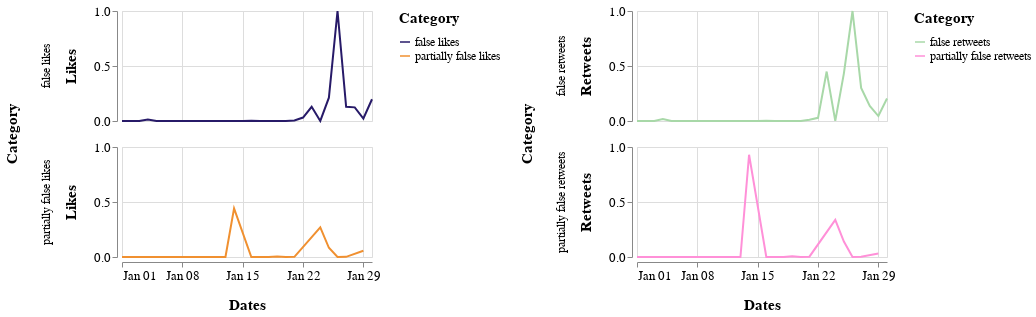

The code cell stored with this chart in its notebook:
### Markdown cell above
## January 2020

### Code cell
alt.hconcat(c1_jan, c2_jan).resolve_scale(color='independent').configure_axis(
    labelFontSize=13,
    titleFontSize=15,
    titlePadding=15
).configure_legend(
    titleFontSize=15,
    titlePadding= 10,
    labelFontSize=12
).configure_header(
    titleFontSize=15,
    labelFontSize=12
)

### Figure 1 — Vega-Lite specification as saved in the notebook (floating-point values rounded to 4 significant figures)
{"config": {"view": {"continuousWidth": 400, "continuousHeight": 300}, "axis": {"labelFontSize": 13, "titleFontSize": 15, "titlePadding": 15}, "header": {"labelFontSize": 12, "titleFontSize": 15}, "legend": {"labelFontSize": 12, "titleFontSize": 15, "titlePadding": 10}}, "hconcat": [{"data": {"name": "data-ba2da887cf692bb97179da50085b463d"}, "mark": "line", "encoding": {"color": {"type": "nominal", "field": "Category", "scale": {"range": ["#271a68", "#F09030"]}}, "row": {"type": "nominal", "field": "Category"}, "x": {"type": "temporal", "field": "Dates", "timeUnit": "monthdate", "title": "Dates"}, "y": {"type": "quantitative", "field": "Likes"}}, "height": 110, "width": 250}, {"data": {"name": "data-cebf29455b794b7301603dabf0bbed37"}, "mark": "line", "encoding": {"color": {"type": "nominal", "field": "Category", "scale": {"range": ["#A8D8A8", "#FF90D8"]}}, "row": {"type": "nominal", "field": "Category"}, "x": {"type": "temporal", "field": "Dates", "timeUnit": "monthdate", "title": "Dates"}, "y": {"type": "quantitative", "field": "Retweets"}}, "height": 110, "width": 250}], "resolve": {"scale": {"color": "independent"}}, "$schema": "https://vega.github.io/schema/vega-lite/v4.8.1.json", "datasets": {"data-ba2da887cf692bb97179da50085b463d": [{"Dates": "2020-01-16T00:00:00", "Likes": 0.0002456, "Category": "partially false likes"}, {"Dates": "2020-01-27T00:00:00", "Likes": 0.1297, "Category": "false likes"}, {"Dates": "2020-01-16T00:00:00", "Likes": 0.001326, "Category": "false likes"}, {"Dates": "2020-01-14T00:00:00", "Likes": 0.4421, "Category": "partially false likes"}, {"Dates": "2020-01-19T00:00:00", "Likes": 0.004061, "Category": "partially false likes"}, {"Dates": "2020-01-21T00:00:00", "Likes": 0.001294, "Category": "partially false likes"}, {"Dates": "2020-01-29T00:00:00", "Likes": 0.0227, "Category": "false likes"}, {"Dates": "2020-01-19T00:00:00", "Likes": 0.0004258, "Category": "false likes"}, {"Dates": "2020-01-22T00:00:00", "Likes": 0.03155, "Category": "false likes"}, {"Dates": "2020-01-21T00:00:00", "Likes": 0.005093, "Category": "false likes"}, {"Dates": "2020-01-26T00:00:00", "Likes": 1.0, "Category": "false likes"}, {"Dates": "2020-01-30T00:00:00", "Likes": 0.1977, "Category": "false likes"}, {"Dates": "2020-01-04T00:00:00", "Likes": 0.01302, "Category": "false likes"}, {"Dates": "2020-01-23T00:00:00", "Likes": 0.1289, "Category": "false likes"}, {"Dates": "2020-01-24T00:00:00", "Likes": 0.0006059, "Category": "false likes"}, {"Dates": "2020-01-24T00:00:00", "Likes": 0.2697, "Category": "partially false likes"}, {"Dates": "2020-01-25T00:00:00", "Likes": 0.212, "Category": "false likes"}, {"Dates": "2020-01-25T00:00:00", "Likes": 0.08363, "Category": "partially false likes"}, {"Dates": "2020-01-26T00:00:00", "Likes": 0.0004913, "Category": "partially false likes"}, {"Dates": "2020-01-27T00:00:00", "Likes": 0.001359, "Category": "partially false likes"}, {"Dates": "2020-01-28T00:00:00", "Likes": 0.1239, "Category": "false likes"}, {"Dates": "2020-01-29T00:00:00", "Likes": 0.05659, "Category": "partially false likes"}, {"Dates": "2020-01-15T00:00:00", "Likes": 0.0003603, "Category": "false likes"}, {"Dates": "2020-01-01T00:00:00", "Likes": 0.0, "Category": "false likes"}, {"Dates": "2020-01-01T00:00:00", "Likes": 0.0, "Category": "partially false likes"}, {"Dates": "2020-01-02T00:00:00", "Likes": 0.0, "Category": "false likes"}, {"Dates": "2020-01-02T00:00:00", "Likes": 0.0, "Category": "partially false likes"}, {"Dates": "2020-01-03T00:00:00", "Likes": 0.0, "Category": "false likes"}, {"Dates": "2020-01-03T00:00:00", "Likes": 0.0, "Category": "partially false likes"}, {"Dates": "2020-01-05T00:00:00", "Likes": 0.0, "Category": "false likes"}, {"Dates": "2020-01-05T00:00:00", "Likes": 0.0, "Category": "partially false likes"}, {"Dates": "2020-01-06T00:00:00", "Likes": 0.0, "Category": "false likes"}, {"Dates": "2020-01-06T00:00:00", "Likes": 0.0, "Category": "partially false likes"}, {"Dates": "2020-01-07T00:00:00", "Likes": 0.0, "Category": "false likes"}, {"Dates": "2020-01-07T00:00:00", "Likes": 0.0, "Category": "partially false likes"}, {"Dates": "2020-01-08T00:00:00", "Likes": 0.0, "Category": "false likes"}, {"Dates": "2020-01-08T00:00:00", "Likes": 0.0, "Category": "partially false likes"}, {"Dates": "2020-01-09T00:00:00", "Likes": 0.0, "Category": "false likes"}, {"Dates": "2020-01-09T00:00:00", "Likes": 0.0, "Category": "partially false likes"}, {"Dates": "2020-01-10T00:00:00", "Likes": 0.0, "Category": "false likes"}, {"Dates": "2020-01-10T00:00:00", "Likes": 0.0, "Category": "partially false likes"}, {"Dates": "2020-01-11T00:00:00", "Likes": 0.0, "Category": "false likes"}, {"Dates": "2020-01-11T00:00:00", "Likes": 0.0, "Category": "partially false likes"}, {"Dates": "2020-01-12T00:00:00", "Likes": 0.0, "Category": "false likes"}, {"Dates": "2020-01-12T00:00:00", "Likes": 0.0, "Category": "partially false likes"}, {"Dates": "2020-01-13T00:00:00", "Likes": 0.0, "Category": "false likes"}, {"Dates": "2020-01-13T00:00:00", "Likes": 0.0, "Category": "partially false likes"}, {"Dates": "2020-01-17T00:00:00", "Likes": 0.0, "Category": "false likes"}, {"Dates": "2020-01-17T00:00:00", "Likes": 0.0, "Category": "partially false likes"}, {"Dates": "2020-01-18T00:00:00", "Likes": 0.0, "Category": "false likes"}, {"Dates": "2020-01-18T00:00:00", "Likes": 0.0, "Category": "partially false likes"}, {"Dates": "2020-01-20T00:00:00", "Likes": 0.0, "Category": "false likes"}, {"Dates": "2020-01-20T00:00:00", "Likes": 0.0, "Category": "partially false likes"}], "data-cebf29455b794b7301603dabf0bbed37": [{"Dates": "2020-01-16T00:00:00", "Retweets": 8.192e-05, "Category": "partially false retweets"}, {"Dates": "2020-01-27T00:00:00", "Retweets": 0.3004, "Category": "false retweets"}, {"Dates": "2020-01-16T00:00:00", "Retweets": 0.001597, "Category": "false retweets"}, {"Dates": "2020-01-14T00:00:00", "Retweets": 0.9293, "Category": "partially false retweets"}, {"Dates": "2020-01-19T00:00:00", "Retweets": 0.006676, "Category": "partially false retweets"}, {"Dates": "2020-01-21T00:00:00", "Retweets": 0.002744, "Category": "partially false retweets"}, {"Dates": "2020-01-29T00:00:00", "Retweets": 0.0451, "Category": "false retweets"}, {"Dates": "2020-01-19T00:00:00", "Retweets": 0.0007373, "Category": "false retweets"}, {"Dates": "2020-01-22T00:00:00", "Retweets": 0.02871, "Category": "false retweets"}, {"Dates": "2020-01-21T00:00:00", "Retweets": 0.01069, "Category": "false retweets"}, {"Dates": "2020-01-26T00:00:00", "Retweets": 1.0, "Category": "false retweets"}, {"Dates": "2020-01-30T00:00:00", "Retweets": 0.2048, "Category": "false retweets"}, {"Dates": "2020-01-04T00:00:00", "Retweets": 0.01814, "Category": "false retweets"}, {"Dates": "2020-01-23T00:00:00", "Retweets": 0.4495, "Category": "false retweets"}, {"Dates": "2020-01-24T00:00:00", "Retweets": 0.0008601, "Category": "false retweets"}, {"Dates": "2020-01-24T00:00:00", "Retweets": 0.3379, "Category": "partially false retweets"}, {"Dates": "2020-01-25T00:00:00", "Retweets": 0.4335, "Category": "false retweets"}, {"Dates": "2020-01-25T00:00:00", "Retweets": 0.1406, "Category": "partially false retweets"}, {"Dates": "2020-01-26T00:00:00", "Retweets": 0.0003686, "Category": "partially false retweets"}, {"Dates": "2020-01-27T00:00:00", "Retweets": 0.003236, "Category": "partially false retweets"}, {"Dates": "2020-01-28T00:00:00", "Retweets": 0.1366, "Category": "false retweets"}, {"Dates": "2020-01-29T00:00:00", "Retweets": 0.03137, "Category": "partially false retweets"}, {"Dates": "2020-01-15T00:00:00", "Retweets": 0.0002048, "Category": "false retweets"}, {"Dates": "2020-01-01T00:00:00", "Retweets": 0.0, "Category": "false retweets"}, {"Dates": "2020-01-01T00:00:00", "Retweets": 0.0, "Category": "partially false retweets"}, {"Dates": "2020-01-02T00:00:00", "Retweets": 0.0, "Category": "false retweets"}, {"Dates": "2020-01-02T00:00:00", "Retweets": 0.0, "Category": "partially false retweets"}, {"Dates": "2020-01-03T00:00:00", "Retweets": 0.0, "Category": "false retweets"}, {"Dates": "2020-01-03T00:00:00", "Retweets": 0.0, "Category": "partially false retweets"}, {"Dates": "2020-01-05T00:00:00", "Retweets": 0.0, "Category": "false retweets"}, {"Dates": "2020-01-05T00:00:00", "Retweets": 0.0, "Category": "partially false retweets"}, {"Dates": "2020-01-06T00:00:00", "Retweets": 0.0, "Category": "false retweets"}, {"Dates": "2020-01-06T00:00:00", "Retweets": 0.0, "Category": "partially false retweets"}, {"Dates": "2020-01-07T00:00:00", "Retweets": 0.0, "Category": "false retweets"}, {"Dates": "2020-01-07T00:00:00", "Retweets": 0.0, "Category": "partially false retweets"}, {"Dates": "2020-01-08T00:00:00", "Retweets": 0.0, "Category": "false retweets"}, {"Dates": "2020-01-08T00:00:00", "Retweets": 0.0, "Category": "partially false retweets"}, {"Dates": "2020-01-09T00:00:00", "Retweets": 0.0, "Category": "false retweets"}, {"Dates": "2020-01-09T00:00:00", "Retweets": 0.0, "Category": "partially false retweets"}, {"Dates": "2020-01-10T00:00:00", "Retweets": 0.0, "Category": "false retweets"}, {"Dates": "2020-01-10T00:00:00", "Retweets": 0.0, "Category": "partially false retweets"}, {"Dates": "2020-01-11T00:00:00", "Retweets": 0.0, "Category": "false retweets"}, {"Dates": "2020-01-11T00:00:00", "Retweets": 0.0, "Category": "partially false retweets"}, {"Dates": "2020-01-12T00:00:00", "Retweets": 0.0, "Category": "false retweets"}, {"Dates": "2020-01-12T00:00:00", "Retweets": 0.0, "Category": "partially false retweets"}, {"Dates": "2020-01-13T00:00:00", "Retweets": 0.0, "Category": "false retweets"}, {"Dates": "2020-01-13T00:00:00", "Retweets": 0.0, "Category": "partially false retweets"}, {"Dates": "2020-01-17T00:00:00", "Retweets": 0.0, "Category": "false retweets"}, {"Dates": "2020-01-17T00:00:00", "Retweets": 0.0, "Category": "partially false retweets"}, {"Dates": "2020-01-18T00:00:00", "Retweets": 0.0, "Category": "false retweets"}, {"Dates": "2020-01-18T00:00:00", "Retweets": 0.0, "Category": "partially false retweets"}, {"Dates": "2020-01-20T00:00:00", "Retweets": 0.0, "Category": "false retweets"}, {"Dates": "2020-01-20T00:00:00", "Retweets": 0.0, "Category": "partially false retweets"}]}}
